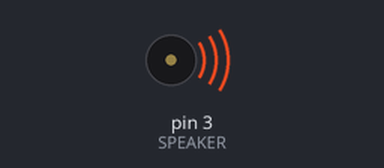
The sketch below on a simulated Arduino Nano, built with avr-gcc and run on an emulated ATmega328P. On the bench: buzzer (waves = sounding).

Above: at 0.1 s.
At 4.3 s:
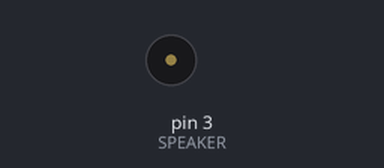
Timing chart, 0 to 5.8 s (numbered marks = the images above):
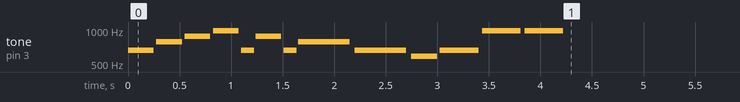

The sketch:

submission-2.ino
```cpp
#define SPEAKER 3

#define C5  523
#define C5S 554
#define D5  587
#define D5S 622
#define E5  659
#define F5  698
#define F5S 740
#define G5  784
#define G5S 831
#define A5  880
#define A5S 932
#define B5  988
#define C6  1047
#define C6S 1109
#define D6  1175
#define D6S 1245
#define E6  1319
#define F6  1397
#define F6S 1480
#define G6  1568
#define G6S 1661
#define A6  1760
#define A6S 1865
#define B6  1976

#define DELAY_OFFSET 1.1
#define NOTONE_OFFSET 3

#define PLAY(note, dt) { tone(SPEAKER, note, dt); delay(dt * DELAY_OFFSET); noTone(NOTONE_OFFSET); }
#define PLAY500(note) PLAY(note, 500)

typedef struct note {
  int note;
  int duration;
} note;

note score[] = {
  {E5, 2},
  {G5, 2},
  {A5, 2},
  {B5, 2},
  {E5, 1},
  {A5, 2},
  {E5, 1},
  {G5, 4},
  {E5, 4},
  {D5, 2},
  {E5, 3},
  {B5, 3},
  {B5, 3},
};
const int scaler = 125;

int i;
void setup() {
  for (i = 0; i < 13; i++) {
    note now = score[i];
    PLAY(now.note, now.duration * scaler);
  }
}

void loop() {
}
```
